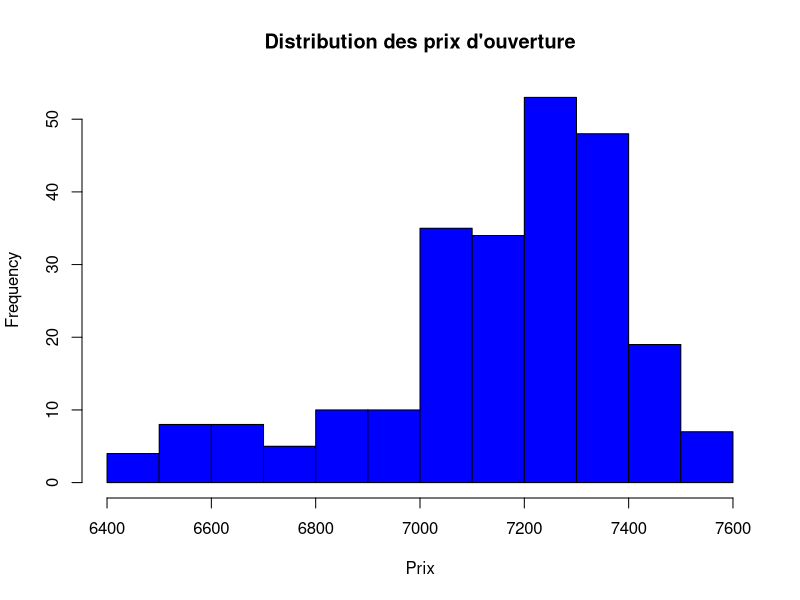
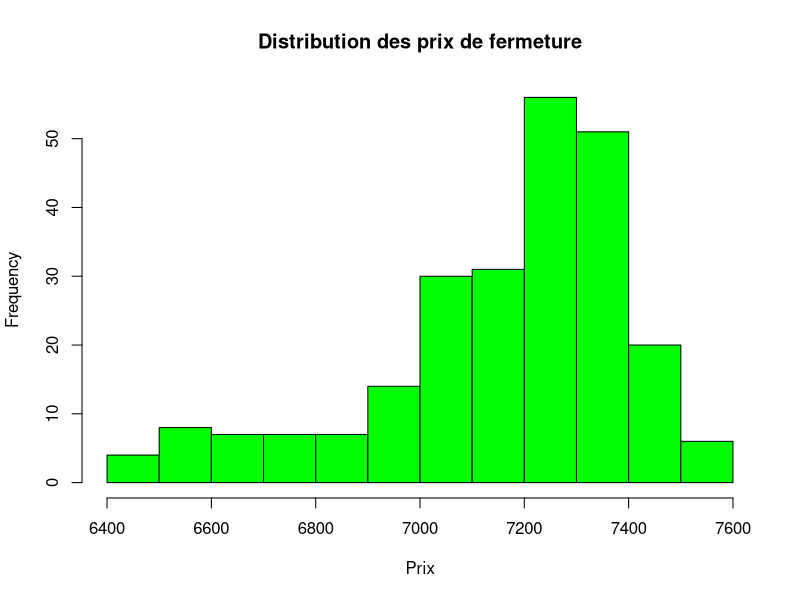
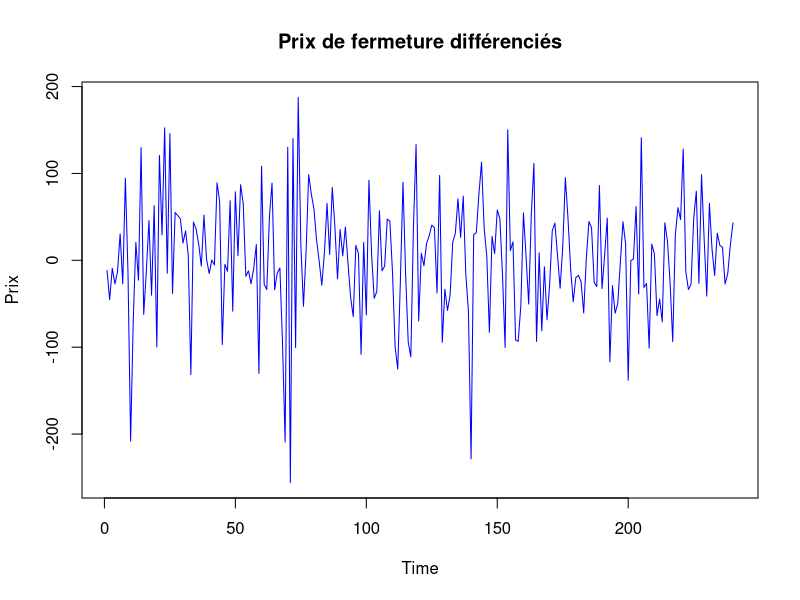
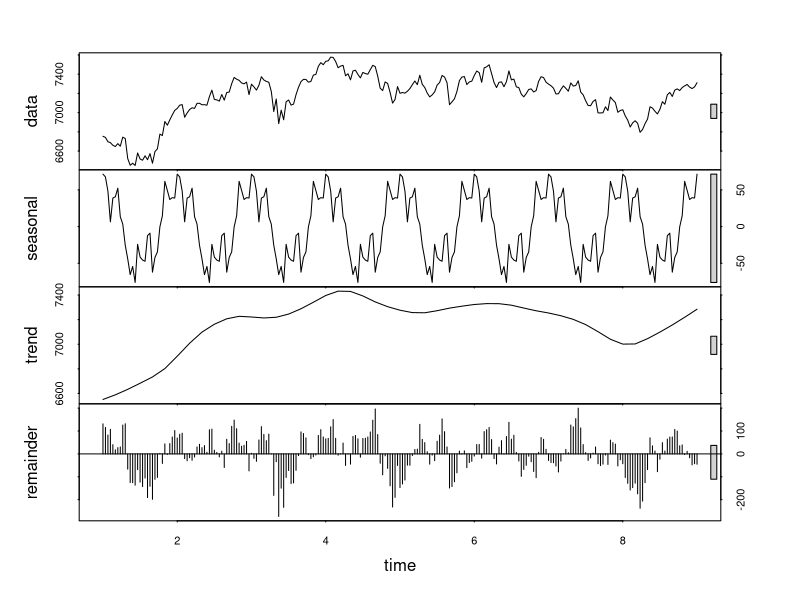
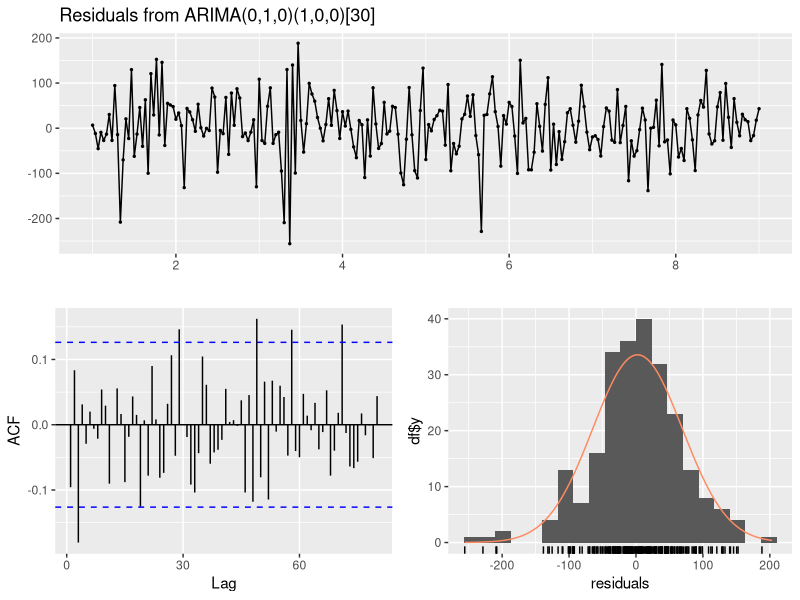
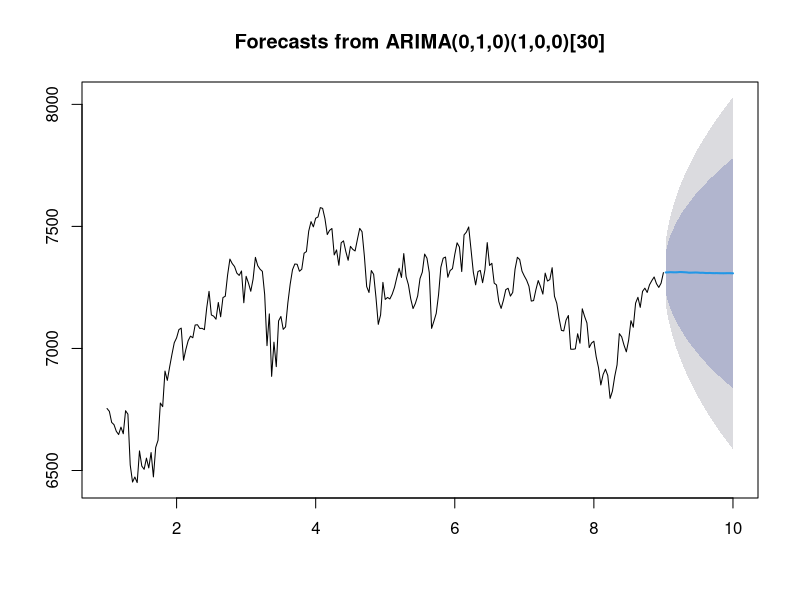

These charts were generated, in order, by the following R code:
library(tseries)
library(forecast)
library(forecast)



# Vérifier que le fichier existe avant de le charger
if ("cleaned_data.csv" %in% list.files()) {
  data <- read.csv("cleaned_data.csv")
  print(head(data))  # Afficher les premières lignes pour vérifier les données
} else {
  stop("Le fichier 'cleaned_data.csv' n'a pas été trouvé.")
}

open_data <- data$Open
close_data <- data$Close

summary(open_data)
summary(close_data)

hist(open_data, 
     main="Distribution des prix d'ouverture", 
     xlab="Prix", 
     col="blue")

hist(close_data,
     main = "Distribution des prix de fermeture",
     xlab = "Prix",                               
     col = "green")   


adf.test(close_data)  # Augmented Dickey-Fuller Test
data$Close_diff <- c(NA, diff(data$Close, differences = 1))
head(data)
data <- na.omit(data)
head(data)
# Visualisation après transformation
plot.ts(data$Close_diff, main="Prix de fermeture différenciés", ylab="Prix", col="blue")

#Décomposition de la série temporelle

close_ts <- ts(close_data, frequency=30)  # Remplacez la fréquence selon vos données

# Décomposition
stl_decomp <- stl(close_ts, s.window="periodic")

# Visualisation
plot(stl_decomp)



# Identification automatique des paramètres ARIMA
arima_model <- auto.arima(close_ts)

# Résumé du modèle
summary(arima_model)

# Visualisation des résidus
checkresiduals(arima_model)



# Division des données en ensemble d’apprentissage et de test


# Taille de l'ensemble d'entraînement
train_size <- round(0.8 * length(close_ts))

# Ensemble d'entraînement : les premiers 'train_size' éléments
train <- close_ts[1:train_size]

# Ensemble de test : les éléments restants après 'train_size'
test <- close_ts[(train_size + 1):length(close_ts)]



# Ajustement du modèle sur les données d'apprentissage
arima_train <- auto.arima(train)

# Prédictions sur l'ensemble de test
forecast_test <- forecast(arima_train, h=length(test))

# Évaluation de la performance
rmse <- sqrt(mean((forecast_test$mean - test)^2))
print(paste("RMSE: ", rmse))



# Prévisions futures
future_forecast <- forecast(arima_model, h=30)  # Prévisions pour 30 jours
plot(future_forecast)

# Intervalles de confiance inclus dans le graphique

